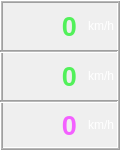
  <widget class="QFrame" name="frame">
   <property name="geometry">
    <rect>
     <x>360</x>
     <y>300</y>
     <width>120</width>
     <height>150</height>
    </rect>
   </property>
   <property name="frameShape">
    <enum>QFrame::Box</enum>
   </property>
   <property name="frameShadow">
    <enum>QFrame::Raised</enum>
   </property>
   <property name="midLineWidth">
    <number>1</number>
   </property>
   <widget class="Line" name="line">
    <property name="geometry">
     <rect>
      <x>0</x>
      <y>100</y>
      <width>118</width>
      <height>3</height>
     </rect>
    </property>
    <property name="midLineWidth">
     <number>1</number>
    </property>
    <property name="orientation">
     <enum>Qt::Horizontal</enum>
    </property>
   </widget>
   <widget class="Line" name="line_2">
    <property name="geometry">
     <rect>
      <x>0</x>
      <y>50</y>
      <width>118</width>
      <height>3</height>
     </rect>
    </property>
    <property name="lineWidth">
     <number>1</number>
    </property>
    <property name="midLineWidth">
     <number>1</number>
    </property>
    <property name="orientation">
     <enum>Qt::Horizontal</enum>
    </property>
   </widget>
   <widget class="QLabel" name="nonlabel6">
    <property name="geometry">
     <rect>
      <x>73</x>
      <y>2</y>
      <width>41</width>
      <height>47</height>
     </rect>
    </property>
    <property name="styleSheet">
     <string notr="true">color: rgb(255, 255, 255);</string>
    </property>
    <property name="lineWidth">
     <number>1</number>
    </property>
    <property name="midLineWidth">
     <number>1</number>
    </property>
    <property name="text">
     <string>km/h</string>
    </property>
    <property name="alignment">
     <set>Qt::AlignRight|Qt::AlignTrailing|Qt::AlignVCenter</set>
    </property>
    <property name="margin">
     <number>3</number>
    </property>
    <property name="indent">
     <number>-1</number>
    </property>
   </widget>
   <widget class="QLabel" name="nonlabel7">
    <property name="geometry">
     <rect>
      <x>73</x>
      <y>52</y>
      <width>41</width>
      <height>48</height>
     </rect>
    </property>
    <property name="styleSheet">
     <string notr="true">color: rgb(255, 255, 255);</string>
    </property>
    <property name="midLineWidth">
     <number>1</number>
    </property>
    <property name="text">
     <string>km/h</string>
    </property>
    <property name="alignment">
     <set>Qt::AlignRight|Qt::AlignTrailing|Qt::AlignVCenter</set>
    </property>
    <property name="margin">
     <number>3</number>
    </property>
   </widget>
   <widget class="QLabel" name="nonlabel8">
    <property name="geometry">
     <rect>
      <x>73</x>
      <y>102</y>
      <width>41</width>
      <height>46</height>
     </rect>
    </property>
    <property name="styleSheet">
     <string notr="true">color: rgb(255, 255, 255);</string>
    </property>
    <property name="midLineWidth">
     <number>1</number>
    </property>
    <property name="text">
     <string>km/h</string>
    </property>
    <property name="alignment">
     <set>Qt::AlignRight|Qt::AlignTrailing|Qt::AlignVCenter</set>
    </property>
    <property name="margin">
     <number>3</number>
    </property>
   </widget>
   <widget class="QLabel" name="Avvfspeed">
    <property name="geometry">
     <rect>
      <x>10</x>
      <y>2</y>
      <width>67</width>
      <height>48</height>
     </rect>
    </property>
    <property name="styleSheet">
     <string notr="true">color : rgb(82, 241, 90);
font : 20pt;
font-weight : 500;
</string>
    </property>
    <property name="text">
     <string>0</string>
    </property>
    <property name="alignment">
     <set>Qt::AlignRight|Qt::AlignTrailing|Qt::AlignVCenter</set>
    </property>
    <property name="margin">
     <number>2</number>
    </property>
   </widget>
   <widget class="QLabel" name="label_11">
    <property name="geometry">
     <rect>
      <x>10</x>
      <y>52</y>
      <width>67</width>
      <height>48</height>
     </rect>
    </property>
    <property name="styleSheet">
     <string notr="true">color : rgb(82, 241, 90);
font : 20pt;
font-weight : 500;
</string>
    </property>
    <property name="text">
     <string>0</string>
    </property>
    <property name="alignment">
     <set>Qt::AlignRight|Qt::AlignTrailing|Qt::AlignVCenter</set>
    </property>
    <property name="margin">
     <number>2</number>
    </property>
   </widget>
   <widget class="QLabel" name="label_12">
    <property name="geometry">
     <rect>
      <x>10</x>
      <y>102</y>
      <width>67</width>
      <height>46</height>
     </rect>
    </property>
    <property name="styleSheet">
     <string notr="true">color: rgb(243, 96, 255);
font : 20pt;
font-weight : 500;
</string>
    </property>
    <property name="text">
     <string>0</string>
    </property>
    <property name="alignment">
     <set>Qt::AlignRight|Qt::AlignTrailing|Qt::AlignVCenter</set>
    </property>
    <property name="margin">
     <number>2</number>
    </property>
   </widget>
  </widget>
